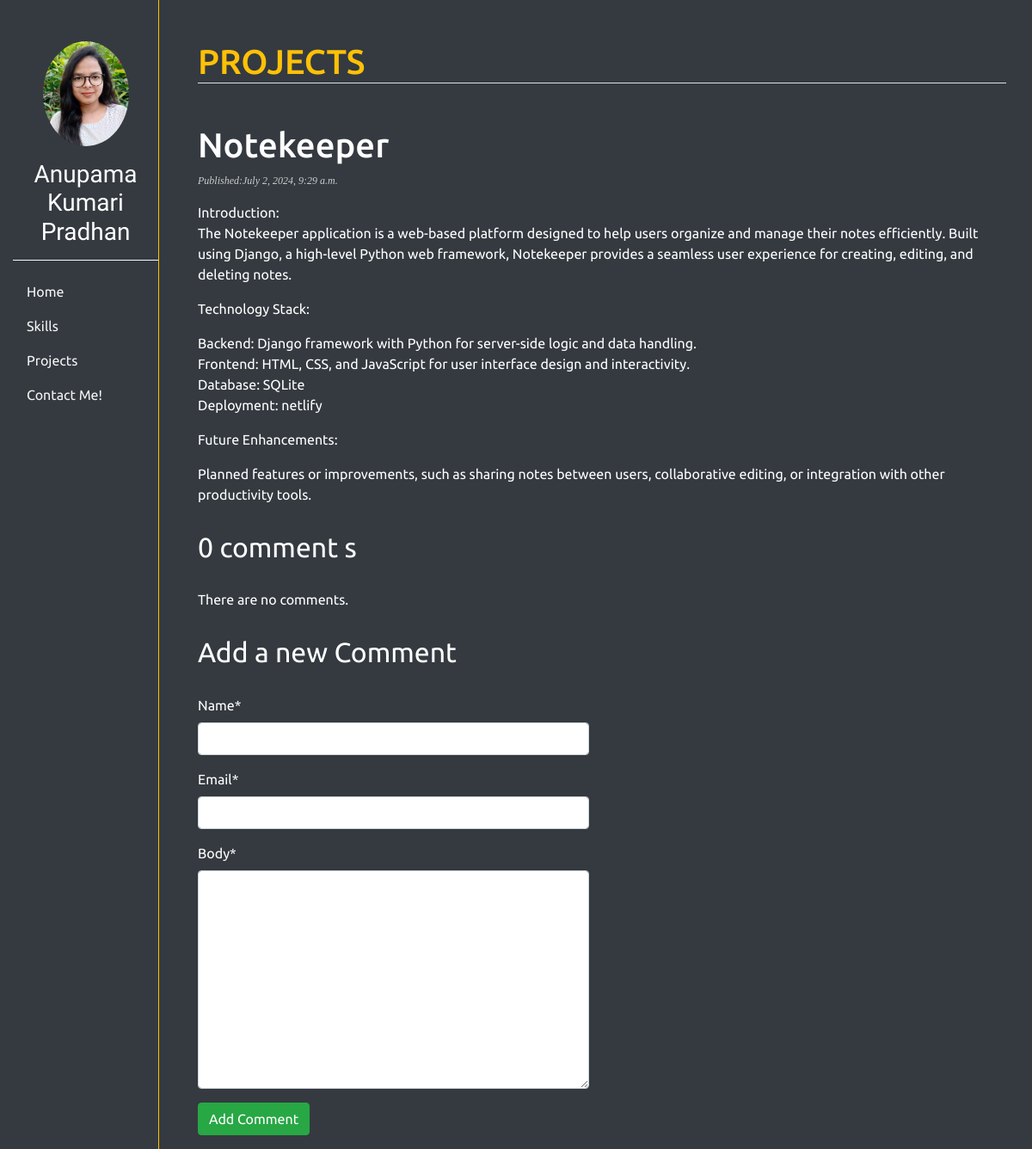
The page /3/ on the database as committed earlier.
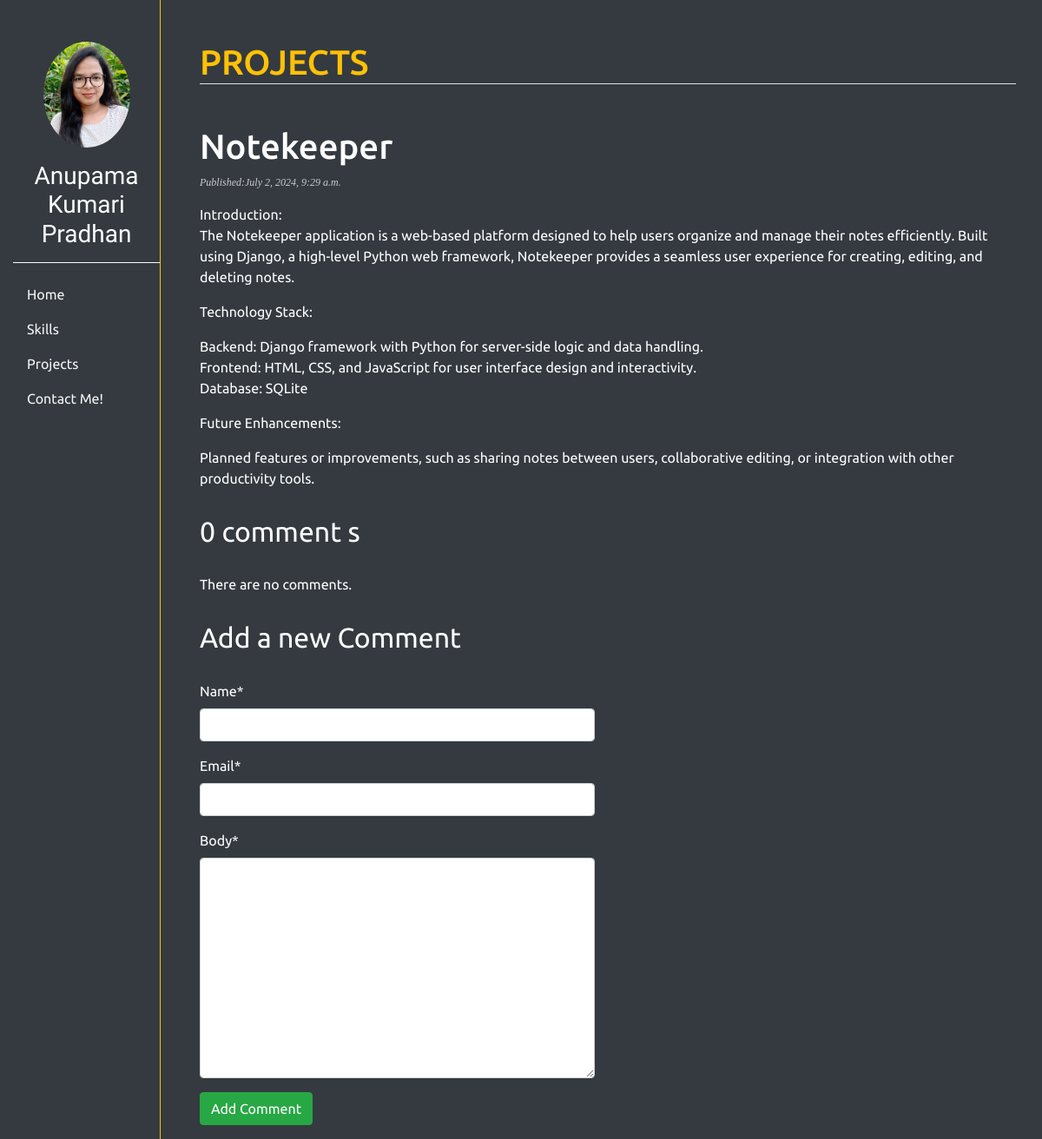
The same page on the database as committed later.
### myapp/models.py (models this page shows, shortened)
class Project(models.Model):
    class Status(models.TextChoices):
        DRAFT='DF','Draft'
        PUBLISHED='PB','Published'
    title=models.CharField(max_length=200)
    slug=models.SlugField(max_length=200)
    body=models.TextField()
    git_link=models.CharField(max_length=200,default="fghyj")
    netlify_link=models.CharField(max_length=1000,default="iklo")
    publish=models.DateTimeField(default=timezone.now)
    status=models.CharField(max_length=2,choices=Status.choices,default=Status.DRAFT)
    objects=models.Manager()
    published=PublishedManager()
    class Meta:
        ordering=['-publish']
        indexes=[models.Index(fields=['-publish']),]

### myapp/views.py (the view)
# urls.py: path("<int:id>/",views.detail,name="detail"),
def detail(request,id):
    project=get_object_or_404(Project,id=id,status=Project.Status.PUBLISHED)
    comments=project.comments.filter(active=True)
    form=CommentForm()
    return render(request,"myapp/detail.html",{'project':project,'comments':comments,'form':form})

### myapp/forms.py
class CommentForm(ModelForm):
    class Meta:
        model=Comment
        fields=['name','email','body']

### myapp/templates/myapp/detail.html (shortened to what this page needs)
{% extends 'base.html' %}
{% load static %}
{% block content %}
<div class="container mt-5">
      <h1 class="text-warning mb-5 border-bottom">PROJECTS</h1>
    <h1>{{project.title}}</h1>
    <p class="date">
        Published:{{project.publish}}
    </p>
    {{project.body|linebreaks}}
    {% with comments.count as total_comments %}
    <h2>
      {{total_comments }} comment {{total_comments|pluralize}}
    </h2>
    {% endwith %}
    {% for comment in comments %}
      <div class="comment">
        <p class="info">
          Comment {{forloop.counter}} by {{comment.name}}
          {{comment.created }}
        </p>
        {{comment.body|linebreaks}}
      </div>
    {% empty %}
       <p>There are no comments. </p>
    {% endfor %}
    {% include "myapp/includes/comment_form.html" %}
</div>
{% endblock content %}

Rows that differ between the two databases and show on the page:
changed Project "Notekeeper": body "…and interactivity. Database: SQLite Deployment: netlify Future Enhancements: Planned features…" → "…and interactivity. Database: SQLite Future Enhancements: Planned features…"
